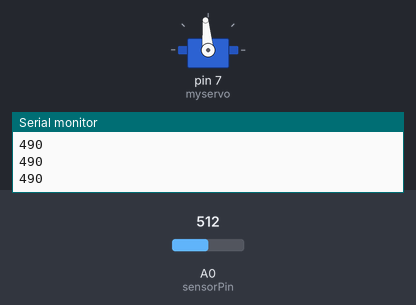
The sketch below on a simulated Arduino Uno, built with avr-gcc and run on an emulated ATmega328P. Parts: servo, the last lines printed to the serial monitor. The inputs (shaded band) are chosen by the test bench; at power-on: A0 (sensorPin) = 512.

Above: at 1.2 s.
1.3 s: A0 (sensorPin) set to 716
At 2.5 s:
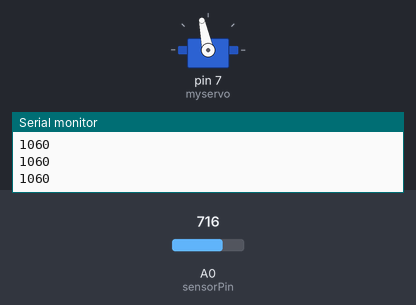
2.8 s: A0 (sensorPin) set to 511
At 3.5 s:
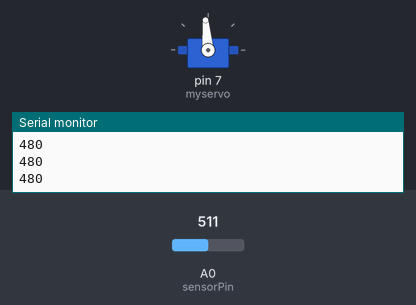
4.4 s: A0 (sensorPin) set to 472
7.4 s: A0 (sensorPin) set to 428
At 7.45 s:
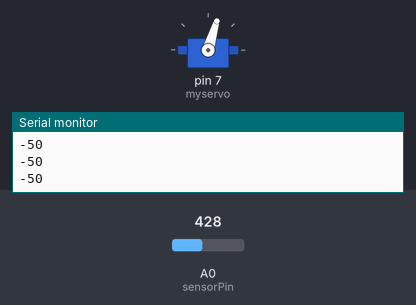
Timing chart, 0 to 10.0 s (numbered marks = the images above; inputs shaded):
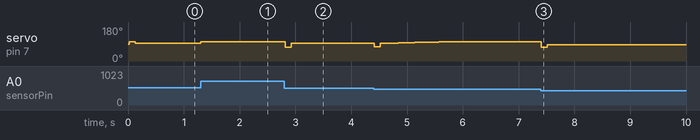

Measured:
- the behaviour switches between 445 and 444 on A0 (sensorPin) (found by bisection; images 2 and 3)
- after the input at 1.3 s, servo on pin 7 (myservo): 95° → 102° at once
- after the input at 2.8 s, servo on pin 7 (myservo): 102° → 73° at once, → 95° 0.11 s later
- after the input at 7.4 s, servo on pin 7 (myservo): 102° → 73° at once, → 87° 0.11 s later

The sketch:

ballandbeam2.ino
```cpp
float Kp =1.5;
float Kd = 60;
float Ki =0.05;
int Rint = 8;
int Rext = 40;
unsigned long time = 0; // tiempo de ejecucion del ultimo ciclo
int period = 20; // Periodo de muestreo en ms
int sensorPin=0; //Pin Analogico donde esta conectada la señal del Sensor de distancia
int measure; // Lo que mide el sensor. Son ADCs.
int dcal [] = {-218, -143, -95, -47, 0, 35, 75, 115, 155};
int ADCcal [] = {281, 312, 339, 380, 433, 476, 578, 754, 973};
int lastDist; // Valor anterior de Distancia para calcular la Velocidad
int dist; // distancia en mm con el 0 en el centro de la barra
int nvel=5; //  numero de valores de velocidad sobre los que calculamos la media
int v[5];
int vel; // valor medio de las nvel velocidades ultimas
float I; // Valor Integral
int setpoint=0;

#include <Servo.h>
Servo myservo;  // create servo object to control a servo
float pos;
float reposo = 1450; // valor que mantiene la barra horizontal
float salida;

void setup()
{
  analogReference(EXTERNAL); // AREF conectado a 3.3V
  myservo.attach(7);  // attaches the servo on pin X to the servo object
  Serial.begin(115200);
}

void loop()
{
  if (millis()>time+period){ // ¿Ha transcurrido el periodo?
    time = millis();

    // Medimos DISTANCIA
    measure = analogRead(sensorPin);
    measure = constrain(measure, ADCcal[0], ADCcal[8]);
    lastDist = dist; // Guardamos el valor anterior de dist para calcular la velocidad
    for(int i =0; i<8; i++){ // Aplicamos curva de Calibracion de ADC a mm
      if (measure >= ADCcal[i] && measure< ADCcal[i+1]){
        dist = map(measure,ADCcal[i],ADCcal[i+1],dcal[i],dcal[i+1]);
      }
    }

    // Calculo de la media de la VELOCIDAD
    for (int i=0; i<nvel-1; i++){ // Movemos todas hacia la izq para dejar libre la ultima.
      v[i] =v[i+1];
    }
    v[nvel-1]= (dist - lastDist); // Ponemos un dato nuevo
    vel=0;
    for (int i=0; i<nvel; i++){ // Calculamos la media
      vel = vel+ v[i];
    }
    vel = vel/nvel;
    // Integral
    if(abs(dist)>Rint && abs(dist)<Rext){ // Solo si esta dentro de (-Rext,Rext) y fuera de (-Rint,Rint)
      I=I+dist*Ki;
    }
    else {
      I=0;
    }
    // Calculamos posicion del servo
    pos=Kp*dist+Kd*vel+I;
    salida=reposo+pos;

  if(salida<=1600 && salida>=1300){
    myservo.writeMicroseconds(salida);
  }
  else{
    if(salida>1600){
        myservo.writeMicroseconds(1600);
    }
    else{
      if(salida<1300){
        myservo.writeMicroseconds(1300);
      }
    }
  }
  Serial.print(dist);Serial.println(setpoint);
 }
}
```
